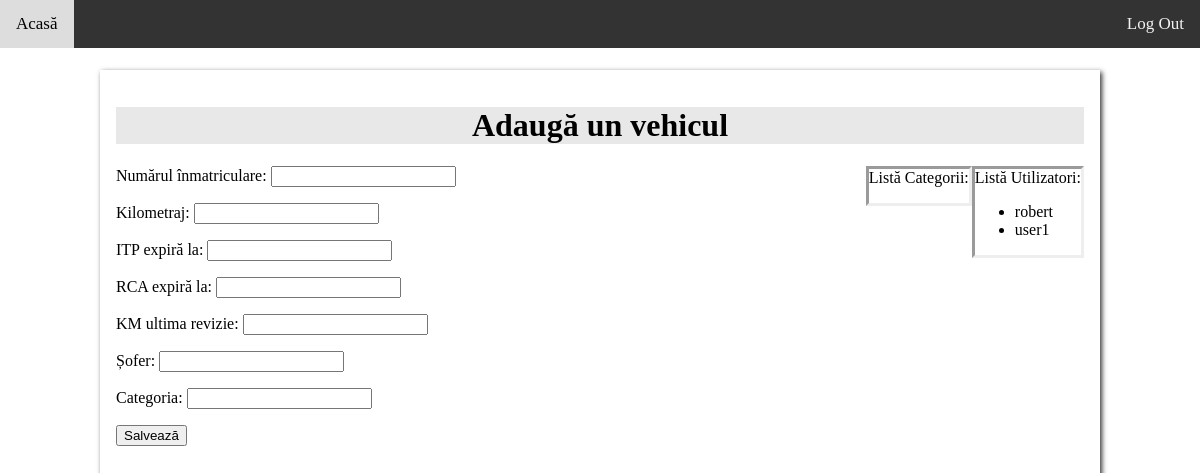
/vehicles/create_vehicle/ (signed in), run on an earlier commit of the app's database.
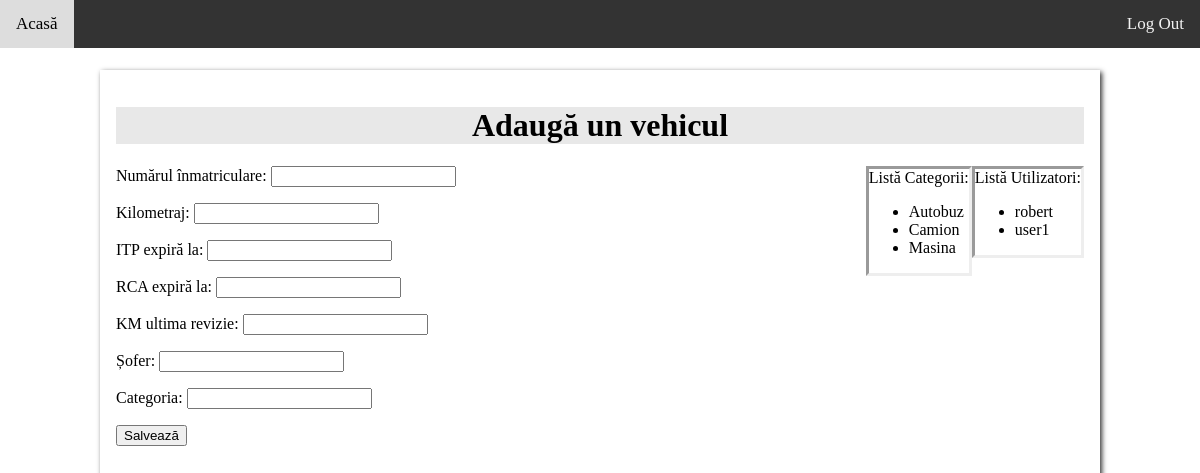
And on a later commit of the database.
### vehicles/models.py (models this page shows, shortened)
class Category(models.Model):
	category_name = models.CharField(max_length = 50, unique = True, verbose_name = "Categorie")

### vehicles/views.py (the view)
# urls.py: path('create_vehicle/',views.create_vehicle, name='create_vehicle'),
def create_vehicle(request):
	lista_categorii = Category.objects.exclude(category_name='NONE')
	lista_useri = User.objects.exclude(username='NONE')
	form = VehicleForm(request.POST or None)
	if form.is_valid():
		form.save()
		return redirect('home')
	context ={
		'form':form,
		'category_list': lista_categorii,
		'user_list': lista_useri
	}
	return render(request, 'vehicles/create_vehicle.html',context)

### vehicles/forms.py (shortened to what this page needs)
class VehicleForm(forms.ModelForm):
	vehicle_plate = forms.CharField(label='Numărul înmatriculare')
	vehicle_odometer = forms.IntegerField(label='Kilometraj')
	vehicle_itp = forms.DateField(label='ITP expiră la')
	vehicle_rca = forms.DateField(label='RCA expiră la')
	vehicle_last_service = forms.IntegerField(label='KM ultima revizie')
	vehicle_driver = forms.CharField(label='Șofer', required=False)
	vehicle_category = forms.CharField(label='Categoria', required=False)
	class Meta:
		model = Vehicle
		fields = [
			'vehicle_plate',
			'vehicle_odometer',
			'vehicle_itp',
			'vehicle_rca',
			'vehicle_last_service',
			'vehicle_driver',
			'vehicle_category'
		]

### vehicles/templates/vehicles/create_vehicle.html (shortened to what this page needs)
{% extends 'base.html' %}
{% block content %}
	<h1 style="background-color: rgb(232, 232, 232); text-align: center;">Adaugă un vehicul</h1>
	<div style="float: right; border-style: inset;"> Listă Utilizatori:
		<ul>{% for user in user_list %}
			<li>{{ user.username }}</li>
			{% endfor %}
		</ul>
	</div>
	<div style="float: right; border-style: inset;"> Listă Categorii:
		<ul>{% for category in category_list %}
			<li>{{ category.category_name }}</li>
			{% endfor %}
		</ul>
	</div>
	<form method = "POST"> {% csrf_token %}
		{{ form.as_p }}
		<input type="submit" value="Salvează">
	</form>
{% endblock %}

### templates/base.html (shortened to what this page needs)
<!DOCTYPE html>
<html>
<head>
{% load static %}
<link rel="stylesheet" href="{% static 'style.css' %}">
<link rel="stylesheet" href="https://cdnjs.cloudflare.com/ajax/libs/font-awesome/4.7.0/css/font-awesome.min.css">
</head>
<body>
{% if user.is_authenticated %}
  {% if user.is_superuser %}
    {% include 'navbar_admin.html' %}
  {% else %}
    {% include 'navbar.html' %}
  {% endif %}
  <div class="main">
    {% block content %}
    {% endblock %}
  </div>
{% endif %}
</body>
</html>

### templates/navbar.html
<div class="navbar">
  <a href="/">Acasă</a>
  <a style="float:right" href="{% url 'logout' %}">Log Out</a>
</div>

### static/style.css (style rules this page uses)
body { margin:0; }
.navbar { overflow: hidden; background-color: #333; position: fixed; top: 0; width: 100%; }
.navbar a { float: left; display: block; color: #f2f2f2; text-align: center; padding: 14px 16px; text-decoration: none; font-size: 17px; }
.main { padding: 16px; margin-top: 70px; height: 800px; box-shadow: 2px 2px 5px #333; margin-right: 100px; margin-left: 100px; }

What changed in the data, as far as the page shows it:
added Category: category_name "Autobuz"
added Category: category_name "Camion"
added Category: category_name "Masina"
